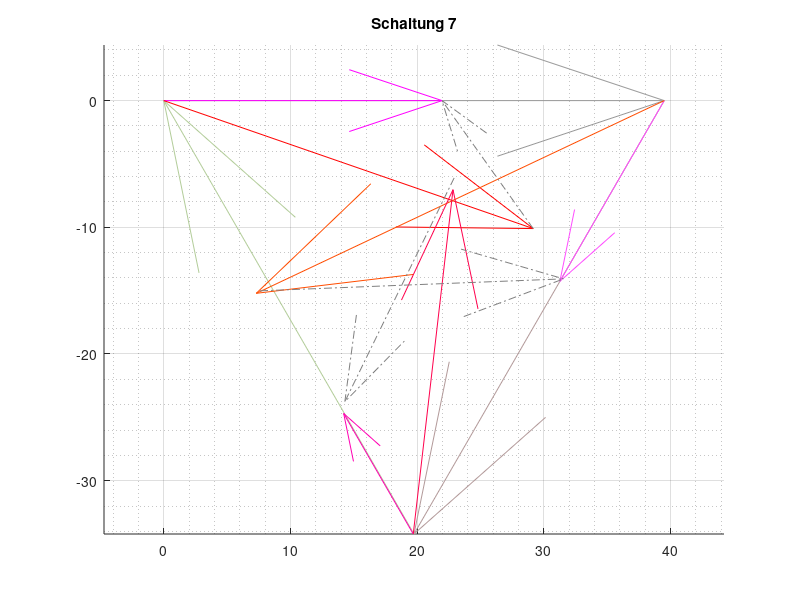

MATLAB code for this plot:

% Constants
R1 = 75; R2 = 100; R3 = 150; % Ohm
C = 30e-6; %(Micro)Farrad
f = 50; % Hz
w = 2*pi*f; %

%UY = 40; % Quellspannung in V
UY = 39.5; %

U12 = UY * exp(j*0*pi/180); % Leiterspannungen
U23 = UY * exp(j*-120*pi/180); %
U31 = UY * exp(j*120*pi/180); %

%U1N = U12/(sqrt(3)*exp(j*(30*pi/180))); % berechnet :)
%U2N = U23/(sqrt(3)*exp(j*(30*pi/180))); %
%U3N = U31/(sqrt(3)*exp(j*(30*pi/180))); %

%U1N = 18*exp(j*(-30*pi/180)); % gemessen
%U2N = 26.6*exp(j*(-150*pi/180)); %
%U3N = 22.25*exp(j*(90*pi/180));

% SCHALTUNG 7

%I_1 = U1N/Z1N, I_2 = U2N/Z2N, I_3 = U3N/Z3N % Strangstr?me
I12 = U12/R1;
I12b = abs (I12)
I23 = U23/R2;
I23b = abs (I23)
I31 = U31/R3;
I31b = abs(I31)
%I_x1 = I12 - I31; 
%I_x2 = I23 - I12; 
%I_x3 = I31 - I23; % Strangstr?me


I_1 = 740e-3*exp(j*(angle(U12/R1 - U31/R3))) ;
I_1b = abs(I_1)
I_2 = 854e-3*exp(j*(angle(U23/R2 - U12/R1))) ;
I_2b = abs (I_2)
I_3 = 656e-3*exp(j*(angle(U31/R3 - U23/R2))) ;
%Phi_I_N = (angle(I_1 + I_2 + I_3)); %Phasenwinkel Nullleiter 
%Phi_U_N = (angle(I_1*Z1N + I_2*Z2N + I_3*Z3N)); %
%I_N = I_1 + I_2 + I_3; % Strom Nulleiter
%I_N = 114e-3*exp(j*Phi_I_N); 
%U_N = 4.36*exp(j*Phi_U_N);

% quiver U12, U23, U31
figure('Name', 'Schaltung 7'), title ('Schaltung 7')
grid on, grid minor, axis equal

hold on
%--------------------------------------->
% 1st Leiter
refStart=0; arrow1 = U12;
a = quiver(real(refStart),imag(refStart),real(arrow1),imag(arrow1), 'Color', [0.6 0.6 0.6] ,'DisplayName','U12');

%--------------------------------------->
% 2nd Leiter
refStart=refStart+arrow1; arrow2 = U23;
b = quiver(real(refStart),imag(refStart),real(arrow2),imag(arrow2),'Color', [0.7 0.6 0.6] ,'DisplayName','U23');

%--------------------------------------->
% 3rd Leiter
refStart=refStart+arrow2; 
arrow3 = U31;
c = quiver(real(refStart),imag(refStart),real(arrow3),imag(arrow3),'Color', [0.7 0.8 0.6] ,'DisplayName','U31');

%--------------------------------------->
%Str?me

%Leiterstrom I12
Strom12 = I12*41.7;

d = quiver(0, 0 , real(Strom12), imag(Strom12), 'Color', [1 0 1] ,'DisplayName','I_12');

%Leiterstrom I23
Strom23 = I23*41.7;
e = quiver(real(arrow1),imag(arrow1),real(Strom23),imag(Strom23),'Color', [1 0.3 1] ,'DisplayName','I_23');

%Leiterstrom I31
Strom31 = I31*41.7;
f = quiver(19.69,imag(arrow2),real(Strom31),imag(Strom31), 'Color', [1 0 0.7] ,'DisplayName','I_31');

%--------------------------------------->

%Strangstrom I_1
Strom1 = I_1*41.7;
g = quiver(0, 0 , real(Strom1), imag(Strom1), 'Color', [1 0 0] ,'DisplayName','I_1');

%Strangstrom I_2
Strom2 = I_2*41.7;
h = quiver(real(arrow1),imag(arrow1),real(Strom2),imag(Strom2),'Color', [1 0.3 0] ,'DisplayName','I_2');

%Strangstrom I_3
Strom3 = I_3*41.7;
k = quiver(19.69,imag(arrow2),real(Strom3),imag(Strom3), 'Color', [1 0 0.3] ,'DisplayName','I_3');

%--------------------------------------->

%Verbindung I_1
UV1 = (I12-I_1)*41.7;
quiver(real(Strom1), imag(Strom1), real(UV1), imag(UV1), 'Color', [0.5 0.5 0.5], 'LineStyle' , '-.');

%Verbindung I_2
UV2 = (I23-I_2)*41.7;
X2 = 7.595;
Y2 = -15.015;
quiver(X2 ,Y2, real(UV2), imag(UV2), 'Color', [0.5 0.5 0.5], 'LineStyle' , '-.');

%Verbindung I_3
UV3 = (I31-I_3)*41.7;
X3 = 22.92;
Y3 = -6.1;
quiver(X3 , Y3 , real(UV3), imag(UV3), 'Color', [0.5 0.5 0.5], 'LineStyle' , '-.');


%--------------------------------------->
% Nullleiter
%Strom4 = I_N*100;
%quiver(real(refStart+Strang3),imag(refStart+Strang3),real(Strom4),imag(Strom4), 'k' ,'DisplayName','I_N');
%Volt = U_N;
%quiver(real(refStart+Strang3),imag(refStart+Strang3),real(Volt),imag(Volt), 'm' ,'DisplayName','U_N');

% switch off the Quivergroup Property AutoScale for all arrows
hAutoScale=findobj('-property','AutoScale');
set(hAutoScale,'AutoScale','off')

%legend show

hold off

%-----------------------------------------------------------------------------------------------------